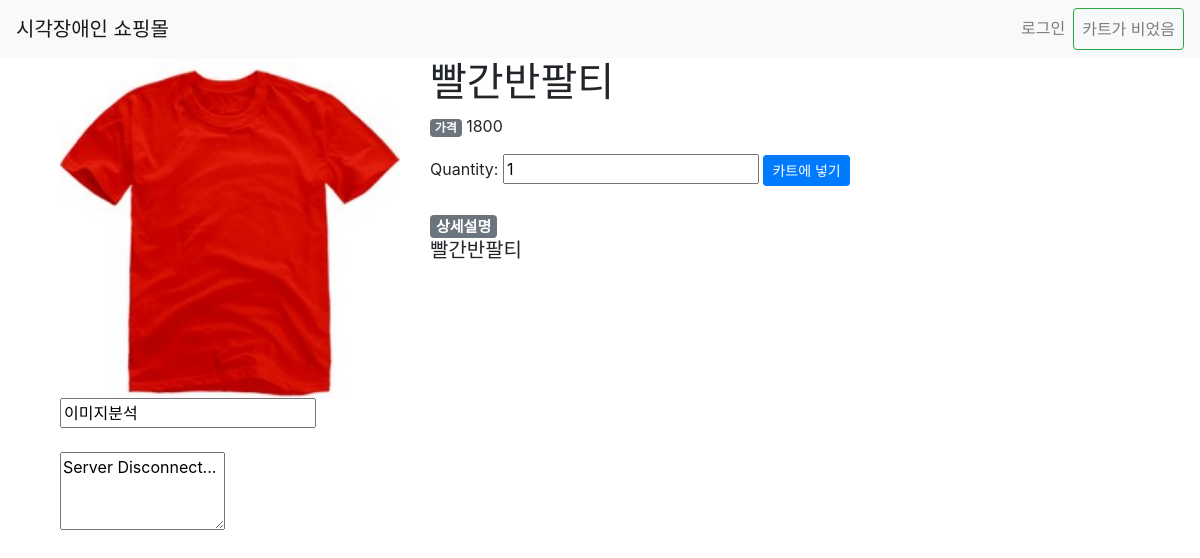
Screenshot of /8/red_short/ with the database file from the repository.
### shop/models.py (models this page shows, shortened)
class Product(models.Model):
    category = models.ForeignKey(
        Category, on_delete=models.SET_NULL, null=True, related_name="products"
    )
    name = models.CharField(max_length=200, db_index=True)
    slug = models.SlugField(
        max_length=200, db_index=True, unique=True, allow_unicode=True
    )
    image = models.ImageField(upload_to="products/%Y/%m/%d", blank=True)
    description = models.TextField(blank=True)
    meta_description = models.TextField(blank=True)
    price = models.IntegerField()
    stock = models.PositiveIntegerField()
    available_display = models.BooleanField("Display", default=True)
    available_order = models.BooleanField("Order", default=True)
    created = models.DateTimeField(auto_now_add=True)
    updated = models.DateTimeField(auto_now=True)
    class Meta:
        ordering = ["-created"]
        index_together = [["id", "slug"]]

### shop/views.py (the view)
# urls.py: path("<int:id>/<product_slug>/", product_detail, name="product_detail"),
def product_detail(request, id, product_slug=None):
    product = get_object_or_404(Product, id=id, slug=product_slug)
    add_to_cart = AddProductForm(initial={"quantity": 1})
    return render(
        request, "shop/detail.html", {"product": product, "add_to_cart": add_to_cart}
    )

### cart/forms.py
class AddProductForm(forms.Form):
    quantity = forms.IntegerField()
    is_update = forms.BooleanField(required=False, initial=False, widget=forms.HiddenInput)

### shop/templates/shop/detail.html (shortened to what this page needs)
{% extends 'base.html' %}
{% block content %}
<div class="container">
    <div class="row">
        <div class="col-4">
            <img src="{{product.image.url}}" width="100%"> <br>
            <form>
                <input onclick="analyze('http://59.26.44.137:8001{{product.image.url}}')" value="이미지분석"" type=" button"
                    class="floating_element">
            </form>
            <br>
            <textarea id="messageTextArea" rows="3" class="floating_element" cols="14" readonly>...</textarea>
        </div>
        <div class="col">
            <h1 class="display-6" tabindex="0">{{product.name}}</h1>
            <p tabindex="0"><span class="badge badge-secondary">가격</span> {{product.price}}</p>
            <form action="{% url 'cart:product_add' product.id %}" method="post">
                {{add_to_cart}}
                <input type="submit" class="btn btn-primary btn-sm" value="카트에 넣기">
            </form>
            <br>
            <h5 tabindex="0"><span class="badge badge-secondary">상세설명</span>{{product.description|linebreaks}}</h5>
        </div>
    </div>
</div>
{% endblock %}

### rows the page displays
Product: image (picture), name "빨간반팔티", price "1800", description "빨간반팔티"
